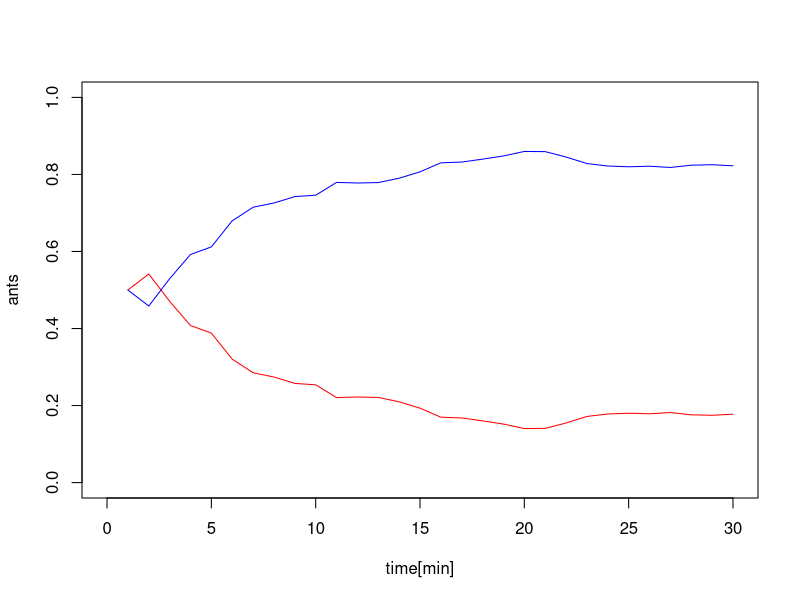

Generate this figure with R:
#Model by Goss etal 1989: short and long trail experiment

#parameters:

time = 30  #[min] simulation time
step = 60  #[s] lenght of one time step
flux = 0.2 #[probability/s] that one ant leaves the nest
q    = 1   #quantity of pheromone deposited
T    = 20  #time needed to walk the short trail
r    = 2   #ratio long/short
k    = 20  #constant decision parameter
n    = 2   #constant decision parameter

#initialize:
q_s_1 = 1
q_s_2 = 1
q_l_1 = 1
q_l_2 = 1
p_1   = numeric(time) #probabilitie to schoose the short trail at first point
p_2   = numeric(time) #...
x     = c(1:time) #x-values for plot

#simulate:
for (t in 1:time)
{
  p_1[t] = (k+q_s_1)^n/((k+q_s_1)^n+(k+q_l_1)^n)
  p_2[t] = (k+q_s_2)^n/((k+q_s_2)^n+(k+q_l_2)^n)
  q_s_1 = q_s_1 + rpois(1,lambda=p_1[t]*flux*step)
  q_s_2 = q_s_2 + rpois(1,lambda=p_2[t]*flux*step)
  q_l_1 = q_l_1 + rpois(1,lambda=(1-p_1[t])*flux*step)
  q_l_2 = q_l_2 + rpois(1,lambda=(1-p_2[t])*flux*step)
  if (t > T)
  {
    q_s_1 = q_s_1 + rpois(1,lambda=p_1[t-T]*flux*step)
    q_s_2 = q_s_2 + rpois(1,lambda=p_2[t-T]*flux*step)
  }
  if (t > T*r)
  {
    q_l_1 = q_l_1 + rpois(1,lambda=(1-p_1[t-T*r])*flux*step)
    q_l_2 = q_l_2 + rpois(1,lambda=(1-p_2[t-T*r])*flux*step)
  }
}

#plot:
plot(x,p_1,xlim=c(0,time),ylim=c(0,1),xlab="time[min]",ylab="ants",col="red",type="l")
lines(x,1-p_1,col="blue")